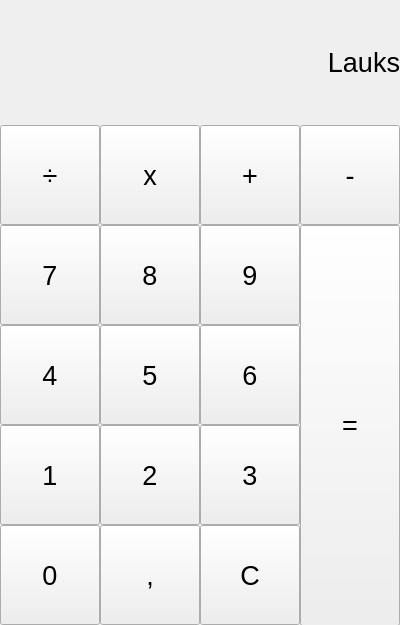
<?xml version="1.0" encoding="UTF-8"?>
<ui version="4.0">
 <class>MainWindow</class>
 <widget class="QMainWindow" name="MainWindow">
  <property name="geometry">
   <rect>
    <x>0</x>
    <y>0</y>
    <width>400</width>
    <height>625</height>
   </rect>
  </property>
  <property name="font">
   <font>
    <pointsize>20</pointsize>
   </font>
  </property>
  <property name="windowTitle">
   <string>Kalkulators</string>
  </property>
  <property name="locale">
   <locale language="Latvian" country="Latvia"/>
  </property>
  <widget class="QWidget" name="centralwidget">
   <widget class="QLabel" name="field">
    <property name="geometry">
     <rect>
      <x>0</x>
      <y>0</y>
      <width>400</width>
      <height>125</height>
     </rect>
    </property>
    <property name="text">
     <string>Lauks</string>
    </property>
    <property name="alignment">
     <set>Qt::AlignmentFlag::AlignRight|Qt::AlignmentFlag::AlignTrailing|Qt::AlignmentFlag::AlignVCenter</set>
    </property>
    <property name="wordWrap">
     <bool>true</bool>
    </property>
    <property name="margin">
     <number>5</number>
    </property>
   </widget>
   <widget class="QPushButton" name="division">
    <property name="geometry">
     <rect>
      <x>0</x>
      <y>125</y>
      <width>100</width>
      <height>100</height>
     </rect>
    </property>
    <property name="text">
     <string>÷</string>
    </property>
    <property name="autoRepeat">
     <bool>false</bool>
    </property>
    <property name="flat">
     <bool>false</bool>
    </property>
   </widget>
   <widget class="QPushButton" name="multiply">
    <property name="geometry">
     <rect>
      <x>100</x>
      <y>125</y>
      <width>100</width>
      <height>100</height>
     </rect>
    </property>
    <property name="text">
     <string>x</string>
    </property>
    <property name="autoRepeat">
     <bool>false</bool>
    </property>
    <property name="flat">
     <bool>false</bool>
    </property>
   </widget>
   <widget class="QPushButton" name="plus">
    <property name="geometry">
     <rect>
      <x>200</x>
      <y>125</y>
      <width>100</width>
      <height>100</height>
     </rect>
    </property>
    <property name="text">
     <string>+</string>
    </property>
    <property name="autoRepeat">
     <bool>false</bool>
    </property>
    <property name="flat">
     <bool>false</bool>
    </property>
   </widget>
   <widget class="QPushButton" name="minus">
    <property name="geometry">
     <rect>
      <x>300</x>
      <y>125</y>
      <width>100</width>
      <height>100</height>
     </rect>
    </property>
    <property name="text">
     <string>-</string>
    </property>
    <property name="autoRepeat">
     <bool>false</bool>
    </property>
    <property name="flat">
     <bool>false</bool>
    </property>
   </widget>
   <widget class="QPushButton" name="equals">
    <property name="geometry">
     <rect>
      <x>300</x>
      <y>225</y>
      <width>100</width>
      <height>401</height>
     </rect>
    </property>
    <property name="text">
     <string>=</string>
    </property>
    <property name="autoRepeat">
     <bool>false</bool>
    </property>
    <property name="flat">
     <bool>false</bool>
    </property>
   </widget>
   <widget class="QPushButton" name="seven">
    <property name="geometry">
     <rect>
      <x>0</x>
      <y>225</y>
      <width>100</width>
      <height>100</height>
     </rect>
    </property>
    <property name="text">
     <string>7</string>
    </property>
    <property name="autoRepeat">
     <bool>false</bool>
    </property>
    <property name="flat">
     <bool>false</bool>
    </property>
   </widget>
   <widget class="QPushButton" name="nine">
    <property name="geometry">
     <rect>
      <x>200</x>
      <y>225</y>
      <width>100</width>
      <height>100</height>
     </rect>
    </property>
    <property name="text">
     <string>9</string>
    </property>
    <property name="autoRepeat">
     <bool>false</bool>
    </property>
    <property name="flat">
     <bool>false</bool>
    </property>
   </widget>
   <widget class="QPushButton" name="eight">
    <property name="geometry">
     <rect>
      <x>100</x>
      <y>225</y>
      <width>100</width>
      <height>100</height>
     </rect>
    </property>
    <property name="text">
     <string>8</string>
    </property>
    <property name="autoRepeat">
     <bool>false</bool>
    </property>
    <property name="flat">
     <bool>false</bool>
    </property>
   </widget>
   <widget class="QPushButton" name="five">
    <property name="geometry">
     <rect>
      <x>100</x>
      <y>325</y>
      <width>100</width>
      <height>100</height>
     </rect>
    </property>
    <property name="text">
     <string>5</string>
    </property>
    <property name="autoRepeat">
     <bool>false</bool>
    </property>
    <property name="flat">
     <bool>false</bool>
    </property>
   </widget>
   <widget class="QPushButton" name="four">
    <property name="geometry">
     <rect>
      <x>0</x>
      <y>325</y>
      <width>100</width>
      <height>100</height>
     </rect>
    </property>
    <property name="text">
     <string>4</string>
    </property>
    <property name="autoRepeat">
     <bool>false</bool>
    </property>
    <property name="flat">
     <bool>false</bool>
    </property>
   </widget>
   <widget class="QPushButton" name="six">
    <property name="geometry">
     <rect>
      <x>200</x>
      <y>325</y>
      <width>100</width>
      <height>100</height>
     </rect>
    </property>
    <property name="text">
     <string>6</string>
    </property>
    <property name="autoRepeat">
     <bool>false</bool>
    </property>
    <property name="flat">
     <bool>false</bool>
    </property>
   </widget>
   <widget class="QPushButton" name="three">
    <property name="geometry">
     <rect>
      <x>200</x>
      <y>425</y>
      <width>100</width>
      <height>100</height>
     </rect>
    </property>
    <property name="text">
     <string>3</string>
    </property>
    <property name="autoRepeat">
     <bool>false</bool>
    </property>
    <property name="flat">
     <bool>false</bool>
    </property>
   </widget>
   <widget class="QPushButton" name="two">
    <property name="geometry">
     <rect>
      <x>100</x>
      <y>425</y>
      <width>100</width>
      <height>100</height>
     </rect>
    </property>
    <property name="text">
     <string>2</string>
    </property>
    <property name="autoRepeat">
     <bool>false</bool>
    </property>
    <property name="flat">
     <bool>false</bool>
    </property>
   </widget>
   <widget class="QPushButton" name="one">
    <property name="geometry">
     <rect>
      <x>0</x>
      <y>425</y>
      <width>100</width>
      <height>100</height>
     </rect>
    </property>
    <property name="text">
     <string>1</string>
    </property>
    <property name="autoRepeat">
     <bool>false</bool>
    </property>
    <property name="flat">
     <bool>false</bool>
    </property>
   </widget>
   <widget class="QPushButton" name="zero">
    <property name="geometry">
     <rect>
      <x>0</x>
      <y>525</y>
      <width>100</width>
      <height>100</height>
     </rect>
    </property>
    <property name="text">
     <string>0</string>
    </property>
    <property name="autoRepeat">
     <bool>false</bool>
    </property>
    <property name="flat">
     <bool>false</bool>
    </property>
   </widget>
   <widget class="QPushButton" name="comma">
    <property name="geometry">
     <rect>
      <x>100</x>
      <y>525</y>
      <width>100</width>
      <height>100</height>
     </rect>
    </property>
    <property name="text">
     <string>,</string>
    </property>
    <property name="autoRepeat">
     <bool>false</bool>
    </property>
    <property name="flat">
     <bool>false</bool>
    </property>
   </widget>
   <widget class="QPushButton" name="clear">
    <property name="geometry">
     <rect>
      <x>200</x>
      <y>525</y>
      <width>100</width>
      <height>100</height>
     </rect>
    </property>
    <property name="text">
     <string>C</string>
    </property>
    <property name="autoRepeat">
     <bool>false</bool>
    </property>
    <property name="flat">
     <bool>false</bool>
    </property>
   </widget>
  </widget>
 </widget>
 <resources/>
 <connections/>
</ui>
